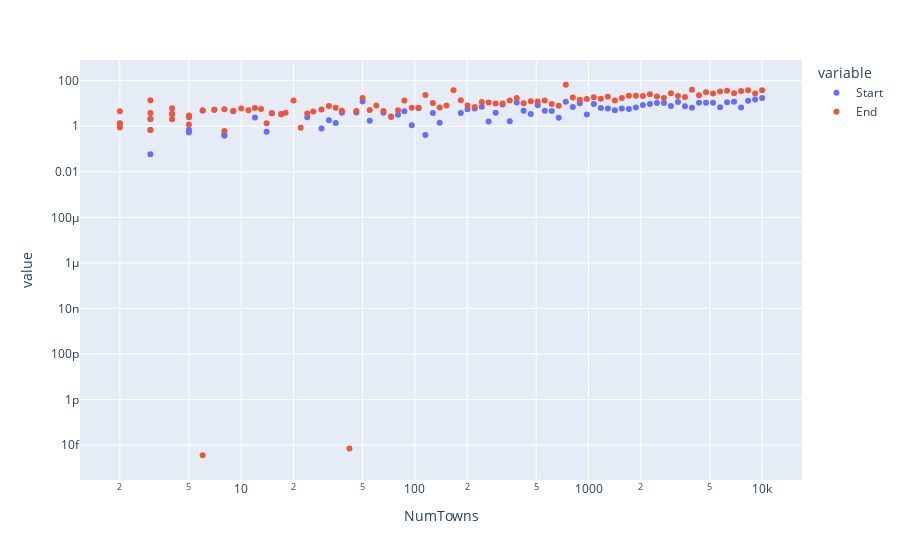

The cell this chart's notebook holds for it:
### Markdown cell above
#### Comparing Allocation Front and Back - L2 Start Exaggerated

### Code cell
data_dict_5 = {'NumTowns':[],'Start':[],'End':[]}
for n in np.logspace(0,4,100):
    n=int(n)+1
    data_dict_5['NumTowns'].append(n)
    demand_means = np.random.uniform(0, demand_mean, n)
    town_demands, town_expected_demands = make_demands_gaussian_dynamic_backward(n, demand_means)
    budget = np.sum(town_expected_demands)
    mid = int((n-1)/2)
    opt_1 = waterfilling(town_demands,budget)[:mid]
    opt_2 = waterfilling(town_demands,budget)[mid:n]
    
    for j in range(2):
        if j==0:
            data_dict_5['Start'].append(np.linalg.norm(opt_1 - waterfilling_dynamic(town_expected_demands,town_demands,budget)[:mid]))
        if j==1:
            data_dict_5['End'].append(np.linalg.norm(opt_2 - waterfilling_dynamic(town_expected_demands,town_demands,budget)[mid:n]))
df_uniform = pd.DataFrame(data_dict_5).melt(id_vars="NumTowns")

fig = px.scatter(df_uniform, x="NumTowns", y="value", color='variable')
fig.update_layout(xaxis_type="log", yaxis_type="log")
fig.show()

### Figure 1 — Plotly figure (JSON) as saved in the notebook; plotly's stock layout.template omitted (floating-point values rounded to 4 significant figures)
{"data": [{"hoverlabel": {"namelength": 0}, "hovertemplate": "variable=Start<br>NumTowns=%{x}<br>value=%{y}", "legendgroup": "Start", "marker": {"color": "#636efa", "symbol": "circle"}, "mode": "markers", "name": "Start", "showlegend": true, "type": "scatter", "x": [2, 2, 2, 2, 2, 2, 2, 2, 3, 3, 3, 3, 4, 4, 4, 5, 5, 5, 6, 6, 7, 8, 8, 9, 10, 11, 12, 13, 14, 15, 17, 18, 20, 22, 24, 26, 29, 32, 35, 38, 42, 46, 50, 55, 60, 66, 73, 80, 87, 96, 105, 115, 127, 139, 152, 167, 184, 201, 221, 243, 266, 292, 320, 352, 386, 423, 465, 510, 560, 614, 674, 740, 812, 891, 978, 1073, 1177, 1292, 1418, 1556, 1708, 1874, 2057, 2258, 2478, 2719, 2984, 3275, 3594, 3945, 4329, 4751, 5215, 5723, 6281, 6893, 7565, 8303, 9112, 10001], "xaxis": "x", "y": [0, 0, 0, 0, 0, 0, 0, 0, 0, 0.6776, 0.05871, 2.098, 0, 0, 3.425, 0.5244, 0.6915, 2.526, 0, 4.878, 5.288, 0.4441, 0.3811, 4.573, 0, 0, 2.415, 0, 0.5665, 3.673, 3.454, 0, 0, 0, 2.499, 0, 0.785, 1.85, 1.4, 3.94, 0, 4.02, 12.14, 1.731, 0, 3.953, 2.53, 3.205, 4.524, 1.115, 6.215, 0.4114, 3.828, 1.413, 0, 0, 3.767, 5.574, 6.003, 7.112, 1.613, 3.945, 9.063, 1.668, 11.13, 4.738, 3.418, 8.375, 4.787, 4.61, 2.336, 11.9, 6.901, 10.31, 3.238, 9.445, 6.335, 6.044, 5.044, 6.032, 5.734, 6.658, 8.473, 9.515, 10.41, 10.44, 7.694, 11.53, 7.624, 6.511, 10.67, 10.83, 10.81, 6.728, 11.18, 11.97, 6.685, 13.23, 14.72, 17.24], "yaxis": "y"}, {"hoverlabel": {"namelength": 0}, "hovertemplate": "variable=End<br>NumTowns=%{x}<br>value=%{y}", "legendgroup": "End", "marker": {"color": "#EF553B", "symbol": "circle"}, "mode": "markers", "name": "End", "showlegend": true, "type": "scatter", "x": [2, 2, 2, 2, 2, 2, 2, 2, 3, 3, 3, 3, 4, 4, 4, 5, 5, 5, 6, 6, 7, 8, 8, 9, 10, 11, 12, 13, 14, 15, 17, 18, 20, 22, 24, 26, 29, 32, 35, 38, 42, 46, 50, 55, 60, 66, 73, 80, 87, 96, 105, 115, 127, 139, 152, 167, 184, 201, 221, 243, 266, 292, 320, 352, 386, 423, 465, 510, 560, 614, 674, 740, 812, 891, 978, 1073, 1177, 1292, 1418, 1556, 1708, 1874, 2057, 2258, 2478, 2719, 2984, 3275, 3594, 3945, 4329, 4751, 5215, 5723, 6281, 6893, 7565, 8303, 9112, 10001], "xaxis": "x", "y": [1.35, 1.321, 0, 0, 0, 0.8878, 0, 4.513, 13.89, 0.6776, 3.769, 2.098, 2.005, 6.191, 3.425, 1.194, 2.938, 2.494, 3.553e-15, 4.878, 5.288, 0.6239, 5.55, 4.646, 6.059, 5.083, 6.283, 5.682, 1.364, 3.673, 3.331, 3.922, 13.32, 0.8635, 3.623, 4.378, 5.407, 7.819, 6.526, 4.84, 7.105e-15, 4.637, 17.46, 5.104, 8.16, 4.672, 2.641, 5.054, 13.34, 6.552, 6.395, 23.52, 10.34, 6.587, 8.087, 38.43, 13.97, 8.167, 6.939, 11.69, 11.01, 9.959, 10.01, 13.42, 17.52, 10.24, 12.35, 12.07, 13.34, 9.462, 7.851, 66.25, 18.42, 14.5, 15.51, 18.7, 15.9, 19.57, 13.37, 17.42, 21.91, 21.57, 21.12, 25.17, 20.13, 17.28, 28.11, 21.13, 19.09, 39.58, 22.97, 31.15, 27.35, 33.35, 36.48, 27.76, 35.42, 38.28, 27.44, 37.72], "yaxis": "y"}], "layout": {"legend": {"title": {"text": "variable"}, "tracegroupgap": 0}, "margin": {"t": 60}, "xaxis": {"anchor": "y", "domain": [0, 1], "title": {"text": "NumTowns"}, "type": "log"}, "yaxis": {"anchor": "x", "domain": [0, 1], "title": {"text": "value"}, "type": "log"}}}
